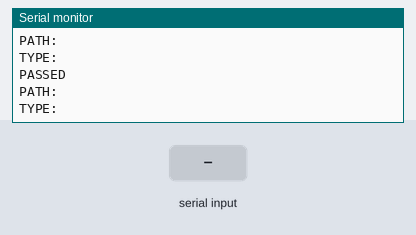
A sketch run on a simulated ESP8266 (NodeMCU). Shown: the last lines printed to the serial monitor. The inputs (shaded band) are chosen by the test bench. WiFi joins after 1.5 s; servers stay silent unless stated; random numbers use the default seed unless the sketch sets one.

Above: at 2.7 s.
2.8 s: "1\n" received over the second serial link
At 4.0 s:
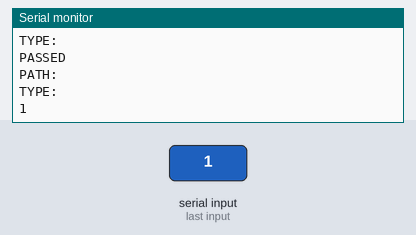
4.3 s: "0\n" received over the second serial link
At 5.3 s:
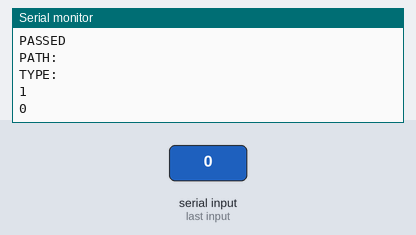
5.8 s: "2\n" received over the second serial link
At 6.5 s:
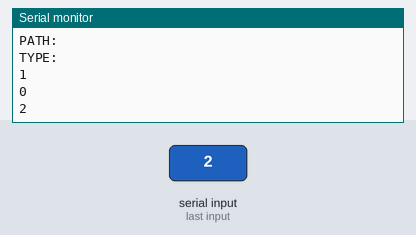

Measured:
- after the input at 2.8 s, the serial monitor: prints a new line at once (image 1)
- after the input at 4.3 s, the serial monitor: prints a new line at once (image 2)
- after the input at 5.8 s, the serial monitor: prints a new line at once (image 3)

The sketch:

Firebase-Nodemcu.ino
```cpp
#include <SoftwareSerial.h>
#include <Arduino.h>
#if defined(ESP32)
#include <WiFi.h>
#elif defined(ESP8266)
#include <ESP8266WiFi.h>
#endif
#include <Firebase_ESP_Client.h>

//Provide the token generation process info.
#include "addons/TokenHelper.h"
//Provide the RTDB payload printing info and other helper functions.
#include "addons/RTDBHelper.h"

// Insert your network credentials
#define WIFI_SSID "Anonymusi"
#define WIFI_PASSWORD "robi1997"

// Insert Firebase project API Key
#define API_KEY "AIzaSyAT1xZi6fAJ28EwtaNZETqRRJS5hxnAy_A"

// Insert RTDB URLefine the RTDB URL */
#define DATABASE_URL "https://lobox-f704f-default-rtdb.asia-southeast1.firebasedatabase.app"

//Define Firebase Data object
FirebaseData fbdo;

FirebaseAuth auth;
FirebaseConfig config;

unsigned long sendDataPrevMillis = 0;
int count = 0;
bool signupOK = false;


SoftwareSerial serial(D5, D6);
String data;
char c;
void setup() {
  // put your setup code here, to run once:
  Serial.begin(9600);
  serial.begin(9600);
  //Nodemcu ke Arduino


  WiFi.begin(WIFI_SSID, WIFI_PASSWORD);
  Serial.print("Connecting to Wi-Fi");
  while (WiFi.status() != WL_CONNECTED) {
    Serial.print(".");
    delay(300);
  }
  Serial.println();
  Serial.print("Connected with IP: ");
  Serial.println(WiFi.localIP());
  Serial.println();

  /* Assign the api key (required) */
  config.api_key = API_KEY;

  /* Assign the RTDB URL (required) */
  config.database_url = DATABASE_URL;

  /* Sign up */
  if (Firebase.signUp(&config, &auth, "", "")) {
    Serial.println("ok");
    signupOK = true;
  }
  else {
    Serial.printf("%s\n", config.signer.signupError.message.c_str());
  }
  /* Assign the callback function for the long running token generation task */
  config.token_status_callback = tokenStatusCallback; //see addons/TokenHelper.h

  Firebase.begin(&config, &auth);
  Firebase.reconnectWiFi(true);
  //Firebase
}
bool stringComplete = false;
void loop() {
  // put your main code here, to run repeatedly:
  while (serial.available() > 0) {
    delay(10);
    c = serial.read();
    Serial.write(c);
    if (c == '\n') {

    } else if (c == '\r') {
      stringComplete = true;

    } else {
      data += c;

    }
  }
  if (stringComplete) {
    Serial.println(data);
    if (Firebase.RTDB.setString(&fbdo, "data", data)) {
      Serial.println("PASSED");
      Serial.println("PATH: " + fbdo.dataPath());
      Serial.println("TYPE: " + fbdo.dataType());
    }
    else {
      Serial.println("FAILED");
      Serial.println("REASON: " + fbdo.errorReason());
    }

    data = "";
    stringComplete = false;
  }
  //Nodemcu ke Arduino
  if (Firebase.ready() && signupOK && (millis() - sendDataPrevMillis > 15000 || sendDataPrevMillis == 0)) {
    sendDataPrevMillis = millis();
    // Write an Int number on the database path test/int
    if (Firebase.RTDB.setInt(&fbdo, "test/int", count)) {
      Serial.println("PASSED");
      Serial.println("PATH: " + fbdo.dataPath());
      Serial.println("TYPE: " + fbdo.dataType());
    }
    else {
      Serial.println("FAILED");
      Serial.println("REASON: " + fbdo.errorReason());
    }
    count++;

    // Write an Float number on the database path test/float
    if (Firebase.RTDB.setFloat(&fbdo, "test/float", 0.01 + random(0, 100))) {
      Serial.println("PASSED");
      Serial.println("PATH: " + fbdo.dataPath());
      Serial.println("TYPE: " + fbdo.dataType());
    }
    else {
      Serial.println("FAILED");
      Serial.println("REASON: " + fbdo.errorReason());
    }
    //Firebase
  }
}
```
